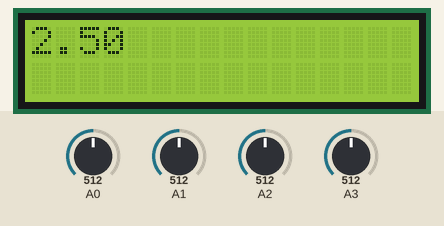
Recording of a sketch running on a simulated Arduino Uno, built with avr-gcc and run on an emulated ATmega328P. On the bench: 16×2 character LCD. The test bench sets the inputs (shaded band); at power-on: A0 = 512, A1 = 512, A2 = 512, A3 = 512.

Above: at 1.2 s.
1.3 s: A0 set to 716
At 2.5 s:
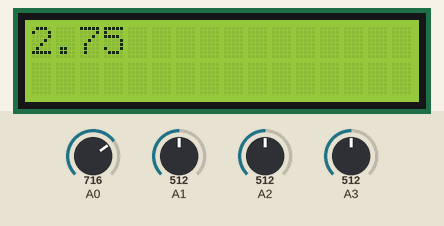
2.8 s: A1 set to 716
At 3.3 s:
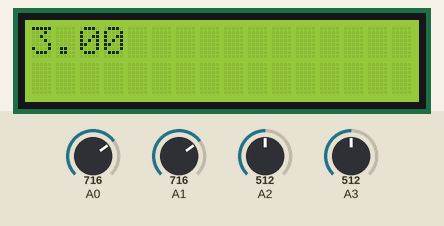
4.3 s: A2 set to 716
At 4.9 s:
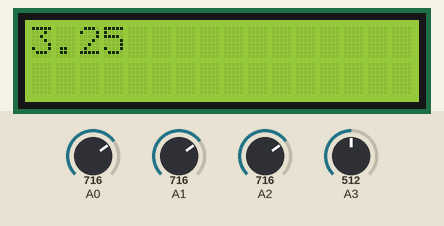
5.8 s: A3 set to 716
At 6.8 s:
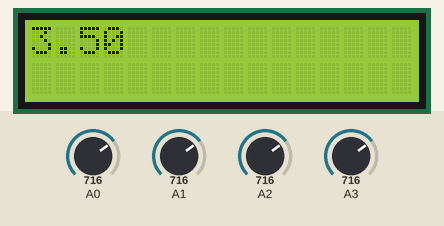
7.3 s: A0 set to 992
At 8.4 s:
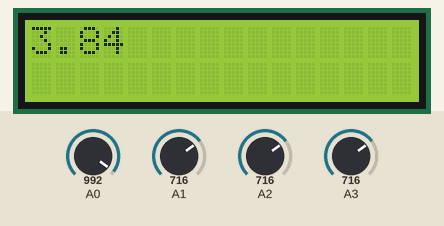
8.8 s: A1 set to 992
At 9.1 s:
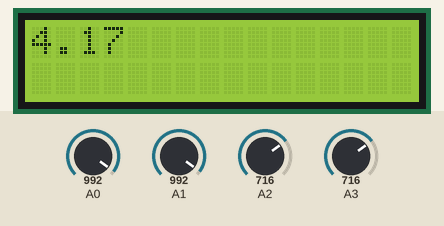
Timing chart, 0 to 11.3 s (numbered marks = the images above; inputs shaded):
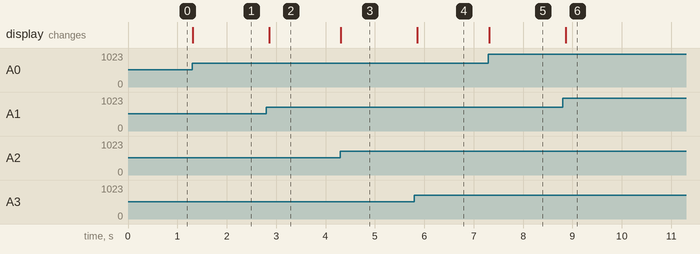

The sketch:

sketch_apr03a-Average.ino
```cpp
#include <LiquidCrystal.h>
const int rs = 12, en = 11, d4 = 5, d5 = 4, d6 = 3, d7 = 2;
LiquidCrystal lcd(rs, en, d4, d5, d6, d7);

void setup() {
  lcd.begin(16, 2);
}

void loop() {
  int s1 = analogRead(A0);
  int s2 = analogRead(A1);
  int s3 = analogRead(A2);
  int s4 = analogRead(A3);
  lcd.clear();
  float v1 = ((s1+s2+s3+s4)/4);
  float voltage=(v1*(5.0/1023.0));
  lcd.print(voltage);
  delay(100);
}
```

Measured:
- after the input at 1.3 s, the display: changes at once (image 1)
- after the input at 2.8 s, the display: changes after 0.06 s (image 2)
- after the input at 4.3 s, the display: changes at once (image 3)
- after the input at 5.8 s, the display: changes after 0.06 s (image 4)
- after the input at 7.3 s, the display: changes at once (image 5)
- after the input at 8.8 s, the display: changes after 0.06 s (image 6)
